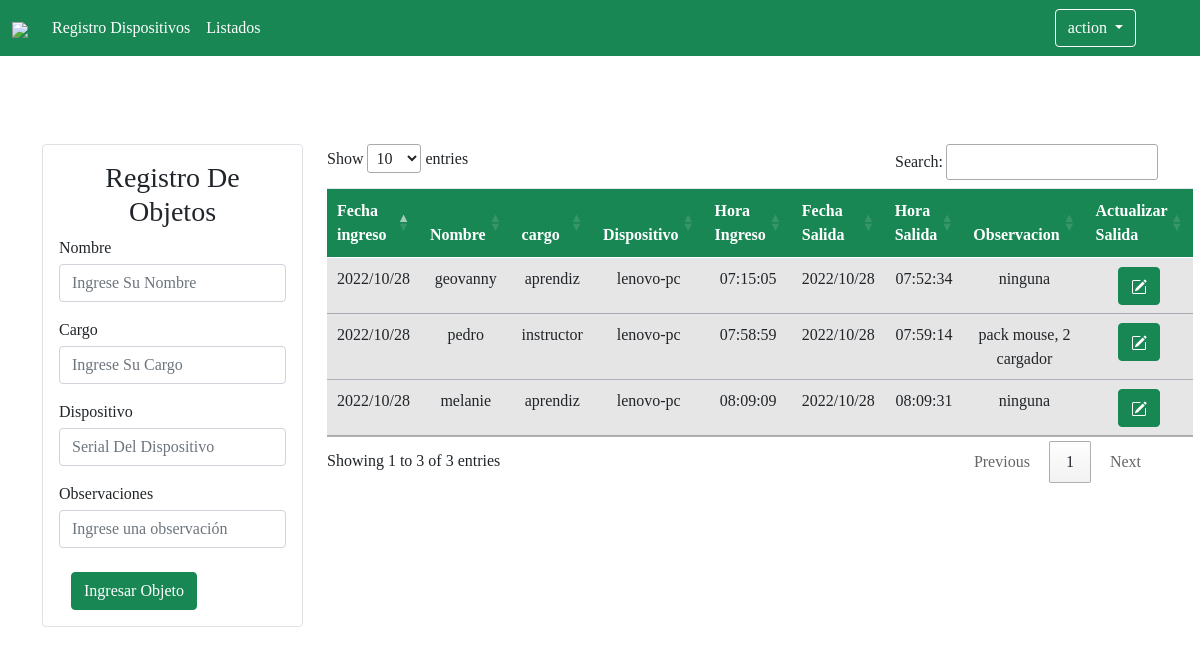
Page /pages/registro_dispositivos.php on the earlier database version.
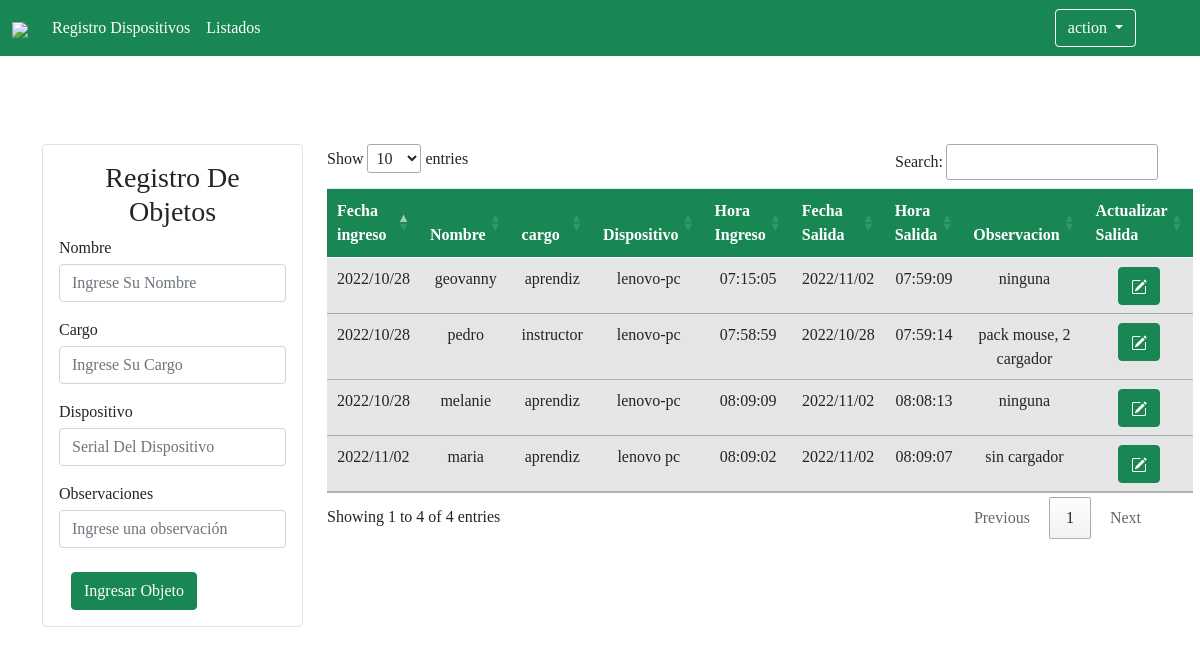
Same page on the later database version.
### tables this page shows
CREATE TABLE `objetos` (
  `id` int(11) NOT NULL,
  `fecha` varchar(70) NOT NULL,
  `nombre` varchar(70) NOT NULL,
  `cargo` varchar(70) NOT NULL,
  `dispositivo` varchar(70) NOT NULL,
  `h_ingreso` varchar(70) NOT NULL,
  `fecha_salida` varchar(70) NOT NULL,
  `h_salida` varchar(70) DEFAULT NULL,
  `observacion` varchar(200) NOT NULL
);

### pages/registro_dispositivos.php (the view, shortened to what this page needs)
<!DOCTYPE html>
<html lang="es">
<head>
    <link rel="stylesheet" href="../bootstrap-5.0.2-dist/css/sb-admin-2.css">
    <link rel="stylesheet" href="../bootstrap-5.0.2-dist/css/bootstrap.min.css">
    <link rel="stylesheet" href="//cdn.datatables.net/1.12.1/css/jquery.dataTables.min.css">
</head>
<body class="nav">
    <?php
        include("../componentes/navbar_celador.php");
    ?>
<div class="container mt-5">
        <div class="row mt-5">
            <div class="col-3 p-7 mt-5">
            <form class="form p-3 rounded border" method="POST">
                <h3 class="text-center" >Registro De Objetos</h3>
                <?php
                include("../crud/model/connection.php");
                ?>
                <div class="form form-group">
                    <label for="inputPassword2" class=" mb-1">Nombre</label>
                    <input type="text" class="form-control mb-1"  placeholder="Ingrese Su Nombre" name="nombre">
                </div>
                <div class="form form-group">
                    <label for="inputPassword2" class=" mb-1">Cargo</label>
                    <input type="text" class="form-control mb-1" placeholder="Ingrese Su Cargo"  name="cargo">
                </div>
                <div class="form form-group">
                    <label for="inputPassword2" class=" mb-1">Dispositivo</label>
                    <input type="text" class="form-control mb-1" placeholder="Serial Del Dispositivo" name="dispositivo">
                </div>
                <div class="form form-group">
                    <label for="inputPassword2" class=" mb-1">Observaciones</label>
                    <input type="text" class="form-control mb-1" placeholder="Ingrese una observación" name="observacion">
                </div>
                <div class="col-auto">
                    <button type="submit" class="btn btn-success mt-2" value="ok" name="btnIngresar">Ingresar Objeto</button>
                </div>
            </form>
            </div>
            <div class="col-9 p-7 mt-5">
            <?php
            include("../crud/model/connection.php");
            ?>
                <table class="table table-striped text-center text-white" id="myTable">
                    <thead>
                        <tr>
                            <th scope="col" class="bg-success">Fecha ingreso</th>
                            <th scope="col" class="bg-success">Nombre</th>
                            <th scope="col" class="bg-success">cargo</th>
                            <th scope="col" class="bg-success">Dispositivo</th>
                            <th scope="col" class="bg-success">Hora Ingreso</th>
                            <th scope="col" class="bg-success">Fecha Salida</th>
                            <th scope="col" class="bg-success">Hora Salida</th>
                            <th scope="col" class="bg-success">Observacion</th>
                            <th scope="col" class="bg-success">Actualizar Salida</th>
                        </tr>
                    </thead>
                        <tbody id="myTable">
                            <?php
                            include("../crud/model/connection.php");
                            $sql = $con->query(" SELECT * FROM objetos");
                            while($datos=$sql->fetch_object()) {?>
                            <tr class="table-active">
                                <td><?= $datos->fecha?></td>
                                <td><?= $datos->nombre?></td>
                                <td><?= $datos->cargo?></td>
                                <td><?= $datos->dispositivo?></td>
                                <td><?= $datos->h_ingreso?></td>
                                <td><?= $datos->fecha_salida?></td>
                                <td><?= $datos->h_salida?></td>
                                <td><?= $datos->observacion?></td>
                                <td>
                                    <a class="btn btn-small btn-success" href="./modificar_objeto.php?id=<?= $datos->id ?>">
                                    </a>
                                </td>
                            </tr>
                        <?php
                            }
                            ?>
                        </tbody>
                </table>
            </div>
        </div>
    </div>
</body>
</html>

Differences in the rows shown:
changed objetos "geovanny": fecha_salida "2022/10/28" → "2022/11/02"; h_salida "07:52:34" → "07:59:09"
changed objetos "melanie": fecha_salida "2022/10/28" → "2022/11/02"; h_salida "08:09:31" → "08:08:13"
added objetos: fecha "2022/11/02", nombre "maria", cargo "aprendiz", dispositivo "lenovo pc", h_ingreso "08:09:02", fecha_salida "2022/11/02", h_salida "08:09:07", observacion "sin cargador"
Other differences:
text written by a page script: "Show entries Search: Showing 1 to 3 of 3 entries Previous 1 Next" → "Show entries Search: Showing 1 to 4 of 4 entries Previous 1 Next"
